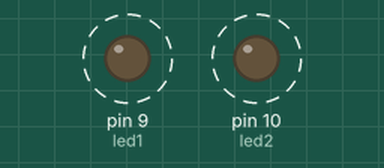
Simulated run of this sketch. Board: Arduino Uno, built with avr-gcc and run on an emulated ATmega328P. Shown: output pins drawn as LEDs (lit = HIGH). Dashed ring = blinking.

Above: at 0.2 s.
Timing chart, 0 to 4.6 s (numbered marks = the images above):
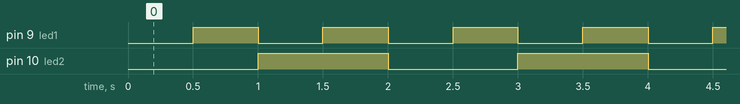

Measured:
- by itself, pin 9 (led1): alternates HIGH for 0.50 s and LOW for 0.50 s
- by itself, pin 10 (led2): alternates HIGH for 1.0 s and LOW for 1.0 s
- by itself, everything shown: repeats every 2.0 s, in 4 steps

The sketch:

sketch_feb24b.ino
```cpp
const int led1 = 9;  // Pino do primeiro LED
const int led2 = 10; // Pino do segundo LED

unsigned long tempoAnterior1 = 0;
unsigned long tempoAnterior2 = 0;

const long intervalo1 = 500;  // Tempo para o LED1 piscar (500ms = 0.5s)
const long intervalo2 = 1000; // Tempo para o LED2 piscar (1000ms = 1s)

bool estadoLed1 = false;
bool estadoLed2 = false;

void setup() {
  pinMode(led1, OUTPUT);
  pinMode(led2, OUTPUT);
}

void loop() {
  unsigned long tempoAtual = millis(); // Obtém o tempo atual

  // Verifica se é hora de alternar o estado do LED1
  if (tempoAtual - tempoAnterior1 >= intervalo1) {
    tempoAnterior1 = tempoAtual;
    estadoLed1 = !estadoLed1; // Inverte o estado do LED
    digitalWrite(led1, estadoLed1);
  }

  // Verifica se é hora de alternar o estado do LED2
  if (tempoAtual - tempoAnterior2 >= intervalo2) {
    tempoAnterior2 = tempoAtual;
    estadoLed2 = !estadoLed2;
    digitalWrite(led2, estadoLed2);
  }
}
```
